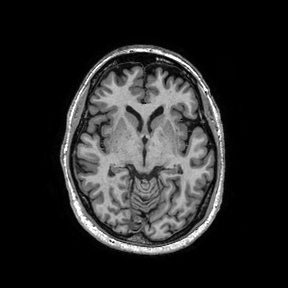
#> input picture data/image_data/1_1_t1.tif, 288 x 288 px; the run also reads 3 pictures not shown here
$ jupyter execute --allow-errors 1.6_Registration_project.ipynb   (shell and % lines are left out)
#> lines starting #> are read from the running program, lines starting #| are printed output that depends on the picture
### code/registration_util.py
"""
Utility functions for registration.
"""

import numpy as np
import matplotlib.pyplot as plt


# [60 lines left out: functions test_object, c2h, t2h, plot_object, not called in this run]


def cpselect(imagePath1, imagePath2):
	# Pops up a matplotlib window in which to select control points on the two images given as input.
	#
	# Input:
    # imagePath1 - fixed image path
    # imagePath2 - moving image path
    # Output:
    # X - control points in the fixed image
    # Xm - control points in the moving image

	#load the images
#> called with imagePath1 = '../data/image_data/1_1_t1.tif', imagePath2 = '../data/image_data/1_1_t1_d.tif'
	image1 = plt.imread(imagePath1)
#> image1 is the input picture: shape (288, 288); min 0, max 255, mean 38.7
	image2 = plt.imread(imagePath2)

	#ensure that the plot opens in its own window
	get_ipython().run_line_magic('matplotlib', 'qt')

	#set up the overarching window
	fig, axes = plt.subplots(1,2)
	fig.figsize = [16,9]
	fig.suptitle("Left Mouse Button to create a point.\n Right Mouse Button/Delete/Backspace to remove the newest point.\n Middle Mouse Button/Enter to finish placing points.\n First select a point in Image 1 and then its corresponding point in Image 2.")

	#plot the images
	axes[0].imshow(image1)
	axes[0].set_title("Image 1")

	axes[1].imshow(image2)
	axes[1].set_title("Image 2")

	#accumulate points
	points = plt.ginput(n=-1, timeout=30)
	plt.close(fig)

	#restore to inline figure placement
	get_ipython().run_line_magic('matplotlib', 'inline')

	#if there is an uneven amount of points, raise an exception
	if not (len(points)%2 == 0):
		raise Exception("Uneven amount of control points: {0}. Even amount of control points required.".format(len(points)))

	#if there are no points, raise an exception
	if not (len(points)> 0):
		raise Exception("No control points selected.")

	#subdivide the points into two different arrays. If the current number is even belongs to the first first image, and uneven to the second image. (Assuming the points were entered in the correct order.)
	#X and Y values are on rows, with each column being a pair of values.
	k = len(points)//2
	X = np.empty((2,k))
	X[:] = np.nan
	Xm = np.empty((2,k))
	Xm[:] = np.nan

	for i in np.arange(len(points)):
		if i%2 == 0 :
			X[0,i//2] = points[i][0]
			X[1,i//2] = points[i][1]
		else:
			Xm[0,i//2] = points[i][0]
			Xm[1,i//2] = points[i][1]

	return X, Xm

### code/registration_project.py
"""
Project code for image registration topics.
"""

import numpy as np
import matplotlib.pyplot as plt
import cv2 as cv
import registration as reg
from IPython.display import display, clear_output


def intensity_based_registration_demo():

    # read the fixed and moving images
    # change these in order to read different images
    I = plt.imread('../data/image_data/1_2_t1.tif')
    Im = plt.imread('../data/image_data/1_2_t1_d.tif')

    # initial values for the parameters
    # we start with the identity transformation
    # most likely you will not have to change these
    x = np.array([0., 0., 0.])          # Rigid
    # x = np.array([0., 1., 1., 0., 0., 0., 0. ])


    # NOTE: for affine registration you have to initialize
    # more parameters and the scaling parameters should be
    # initialized to 1 instead of 0

    # the similarity function
    # this line of code in essence creates a version of rigid_corr()
    # in which the first two input parameters (fixed and moving image)
    # are fixed and the only remaining parameter is the vector x with the
    # parameters of the transformation
    fun = lambda x: reg.rigid_corr(I, Im, x, return_transform=False)
    # fun = lambda x: reg.affine_corr(I, Im, x, return_transform=False)
    # fun = lambda x: reg.affine_mi(I, Im, x, return_transform=False)

    # the learning rate
    mu = 0.001

    # number of iterations
    num_iter = 200

    iterations = np.arange(1, num_iter+1)
    similarity = np.full((num_iter, 1), np.nan)

    fig = plt.figure(figsize=(14,6))

    # fixed and moving image, and parameters
    ax1 = fig.add_subplot(121)

    # fixed image
    im1 = ax1.imshow(I)
    # moving image
    im2 = ax1.imshow(I, alpha=0.7)
    # parameters
    txt = ax1.text(0.3, 0.95,
        np.array2string(x, precision=5, floatmode='fixed'),
        bbox={'facecolor': 'white', 'alpha': 1, 'pad': 10},
        transform=ax1.transAxes)

    # 'learning' curve
    ax2 = fig.add_subplot(122, xlim=(0, num_iter), ylim=(0, 1))

    learning_curve, = ax2.plot(iterations, similarity, lw=2)
    ax2.set_xlabel('Iteration')
    ax2.set_ylabel('Similarity')
    ax2.grid()

    # perform 'num_iter' gradient ascent updates
    for k in np.arange(num_iter):

        # gradient ascent
        g = reg.ngradient(fun, x)
        x += g*mu

        # for visualization of the result
        S, Im_t, _ = reg.rigid_corr(I, Im, x, return_transform=True)
        # S, Im_t, _ = reg.affine_corr(I, Im, x, return_transform=True)
        # S, Im_t, _ = reg.affine_mi(I, Im, x, return_transform=True)

        clear_output(wait = True)

        # update moving image and parameters
        im2.set_data(Im_t)
        txt.set_text(np.array2string(x, precision=5, floatmode='fixed'))

        # update 'learning' curve
        similarity[k] = S
        learning_curve.set_ydata(similarity)

        display(fig)


def get_params(I, Im, similarity):
    # Helper function to set up inputs for intensity_based_registration()
    # INPUT:
    #     I          - the fixed image
    #     Im         - the moving image
    #     similarity - which measure is being used, EITHER rigid_corr OR affine_corr OR affine_mi
    # OUTPUT:
    #     x    - the correct array, either for rigid or affine
    #     name - the name of the similarity measure being used as a string, to put in the plots later
    #     fun  - the call for the similarity measure function

    if similarity == 'rigid_corr':
        x = np.array([0., 0., 0.])
        name = "Rigid NCC"
        fun = lambda x: reg.rigid_corr(I, Im, x, return_transform=True)

    elif similarity == 'affine_corr':
        x = np.array([0., 1., 1., 0., 0., 0., 0. ])
        name = "Affine NCC"
        fun = lambda x: reg.affine_corr(I, Im, x, return_transform=True)

    elif similarity == 'affine_mi':
        x = np.array([0., 1., 1., 0., 0., 0., 0. ])
        name = "Affine MI"
        fun = lambda x: reg.affine_mi(I, Im, x, return_transform=True)

    else:
        print("Error, incorrect similarity metric")

    return x, name, fun


def intensity_based_registration(I, Im, x, mu, num_iter, name, fun):
    # Same function as above, but modularised to take arguments
    # INPUT:
    #     I        - the fixed image
    #     Im       - the moving image
    #     x        - EITHER x_rigid = np.array([0., 0., 0.]) OR x_affine = np.array([0., 1., 1., 0., 0., 0., 0. ])
    #     mu       - learning rate
    #     num_iter - number of iterations
    #     name     - name of similarity measure being used, EITHER "Rigid NCC" OR "Affine NCC" OR "Affine MI"
    #     fun      - EITHER reg.rigid_corr OR reg.affine_corr OR reg.affine_mi
    # OUTPUT:
    #     no return, but displays two updating plots (the overlaid images and similarity plot)

    fun_g = lambda x: fun(x)[0]

    iterations = np.arange(1, num_iter+1)
    similarity = np.full((num_iter, 1), np.nan)

    fig = plt.figure(figsize=(14,6))

    # fixed and moving image, and parameters
    ax1 = fig.add_subplot(121)

    # fixed image
    im1 = ax1.imshow(I)
    # moving image
    im2 = ax1.imshow(I, alpha=0.7)
    # parameters
    txt = ax1.text(0.05, 0.95, np.array2string(x, precision=5, floatmode='fixed'),
                   fontsize=7,
                   horizontalalignment='left',
                   verticalalignment='bottom',
                   bbox={'facecolor': 'white', 'alpha': 1, 'pad': 5},
                   transform=ax1.transAxes)

    # 'learning' curve
    ax2 = fig.add_subplot(122, xlim=(0, num_iter), ylim=(0, 1))

    learning_curve, = ax2.plot(iterations, similarity, lw=2)
    ax2.set_xlabel('Iteration')
    ax2.set_ylabel('Similarity')
    ax2.grid()
    # Add fixed parameters as text box
    param_text = (f'μ = {mu}\n'
                  f'iter = {num_iter}\n'
                  f'{name}')
    ax2.text(0.05, 0.95, param_text,
             fontsize=9,
             horizontalalignment='left',
             verticalalignment='top',
             bbox={'facecolor': 'white', 'alpha': 1, 'pad': 5},
             transform=ax2.transAxes)

    # perform 'num_iter' gradient ascent updates
    for k in np.arange(num_iter):

        # gradient ascent
        g = reg.ngradient(fun_g, x)
        x += g*mu

        # for visualization of the result
        S, Im_t, _ = fun(x)

        clear_output(wait = True)

        # update moving image and parameters
        im2.set_data(Im_t)
        txt.set_text(np.array2string(x, precision=5, floatmode='fixed'))

        # update 'learning' curve
        similarity[k] = S
        learning_curve.set_ydata(similarity)

        display(fig)

    plt.close(fig)  # prevents Jupyter from showing the figure a second time


def gaussian_noise(img, mean, st_dev, display):
    # Add Gaussian noise to input image
    # INPUT:
    #     img     - input image to add noise to
    #     mean    - mean of Gaussian distribution
    #     st_dev  - standard deviation of Gaussian distribution
    #     display - if 'yes', the original and noisy image get plotted
    # OUTPUT:
    #     img_noise - output image with Gaussian noise

    # Convert input image to grayscale
    img_gray = cv.cvtColor(img, cv.COLOR_BGR2GRAY)

    # Draw random samples from a Gaussian distribution with the same size as the gray image
    noise = np.random.normal(mean, st_dev, img_gray.shape)

    # Add noise to gray image
    img_noise = img_gray + noise

    # Remove out of range colour values
    img_clip = np.clip(img_noise, 0, 255)

    # Display both the input image and the image with Gaussian noise
    if display == 'yes':
        fig = plt.figure(figsize=(14,6))

        # Add input image on the left
        ax1 = fig.add_subplot(121)
        im1 = ax1.imshow(img_gray)
        ax1.set_title('Original Image')

        # Add grey image on the right with mean and stdev info
        ax2 = fig.add_subplot(122)
        im2 = ax2.imshow(img_clip) #, cmap='gray')
        ax2.set_title(f'Gaussian Noise: μ={mean}, σ={st_dev}')

    return img_clip

### reader/1.6_Registration_project.ipynb
# Project 1: Image registration

**Contents:** <br>

- [Goal](#goal)<br>
- [Deliverables](#deliverables)<br>
- [Assessment](#assessment)<br>

- [Preliminary guided project work](#guided_work)<br>

    A. [Getting started](#getting_started)<br>
    - [Dataset](#dataset)<br>
    - [Selecting corresponding point pairs](#selecting_point_pairs)<br>

  B. [Point-based registration](#point-based_reg)<br>
    - [Point-based affine image registration](#affine)<br>
    - [Evaluation of point-based affine image registration](#evaluation)<br>

  C. [Intensity-based registration](#intensity-based_reg)<br>
    - [Comparing the results of different registration methods](#comparison)<br>

- [Open-ended project work](#open-end)

<div id="goal"></div>

<div style="float:right;margin:-5px 5px"></div>

## Goal
Develop Python code for point-based and intensity-based (medical) image registration. Propose and investigate a suitable research question of your choice. Use the developed code to perform image registration and evaluate and analyze the results.

The dataset you will be using in the first project originates from the [MRBrainS medical image analysis challenge](http://mrbrains13.isi.uu.nl/). It consists of 18 traverse slices of MR brain scans with two different sequences: T1-weighted and T2-FLAIR (3 patients $\times$ 3 slices per patient $\times$ 2 modalities). Please see the [Getting started](#getting_started) assignment below for more details on the dataset.

The assignment consists of two parts, as a first step there is preliminary guided project work, and as a second step you must investigate a suitable research question based on the methods you have developed. A research question based on the preliminary guided project work below, completing the programming tasks and answering the theory questions, is the minimal solution to this project. If this is done well and accompanied by a suitable report, this will be graded with a ‘sufficient’ grade. To achieve higher grades, you need to go beyond the minimal solution. You should use what you have implemented and the available data to come up with and answer a suitable research question. Write about this in your report.

<div id="deliverables"></div>

## Deliverables
A completed version of this notebook, the documented python code that you developed, and a report describing your research question, results and analysis. The report is expected in a short, concise format. It focusses on your specific research questions, results and discussion. The lecturers already know the background, the data and the general methodology. Your report therefore does not need to include an introduction on the clinical problem nor explanations of the background of image registration. You do have to include your design choices and motivation thereof.

Aim to present your most important findings in the main body of the report and (if needed) any additional information in an appendix. The following report structure is suggested for the main body of the report:

1. Introduce research question and hypothesis with its motivation (0.5 page)
2. Study design: which data did you use, what are the requirements of your method,
why did you make certain choices. Be as complete as possible w.r.t. the components
of a study design. (0.5 page)
3. Method, experiments and results for each research question (2 pages)
4. Discussion section with analysis of the results. (1 page)
5. Contributions: a brief description by each group member of their activities in the project which can be used to to adjust individual grades to reflect a student’s (lack of) contribution to the group
6. If you use large language models (such as ChatGPT) in your course work, you are required to declare how and for what they were used and to include a reflection on the use of such tools.

The page lengths above are indications. You are free to adapt them, with the constraint of a maximum length of five pages for the first four items listed.

The report must be submitted as a single PDF file. The documented code must be submitted as a single archive file (e.g. zip or 7z) that is self-contained and can be used to reproduce the results in the report.

Note that there is no single correct solution for the project. You have to demonstrate to the reader that you understand the methods that you have studied and can critically analyze the results of applying the methods. Below, you can find a set of assignments (guided project work) that will help you get started with the project work and, when correctly completed, will present you with a **minimal solution**. Solutions which go beyond these assignments are of course encouraged. Additionally, include the solutions to the preliminary guided project work within this notebook in the archive file.
<div id="assessment"></div>

## Assessment
The rubric that will be used for assessment of the project work is given in [this table](https://github.com/tueimage/8BE030-MIA/blob/master/rubric.md). Please check this carefully!

[cell 1]
import sys
import numpy as np
from scipy import ndimage
import matplotlib.pyplot as plt
import cv2

sys.path.append("../code")
import registration as reg
import registration_util as util
from registration_project import intensity_based_registration_demo
from registration_project import intensity_based_registration
from registration_project import get_params
from registration_project import gaussian_noise

<div id='guided_work'></div>

## Preliminary guided project work

<div id="getting_started"></div>
<div style="float:right;margin:-5px 5px"></div>

### A. Getting started
As an introduction, you will get familiar with the dataset that will be used in the first project and the control point selection tool that can be used to annotate corresponding points in pairs of related images. The annotated points can later be used to perform point-based registration and evaluation of the registration error.

<div id="dataset"></div>

### Dataset

The image dataset is located in the [image_data](https://github.com/tueimage/8BE030-MIA/tree/master/data/image_data) subfolder of the code for the registration exercises and project. The image filenames have the following format: `{Patient ID}_{Slice ID}_{Sequence}.tif`. For example, the filename `3_2_t1.tif` is the second slice from a T1-weighted scan of the third patient. Every T1 slice comes in two versions: original and transformed with some random transformation that can be identified with the `_d` suffix in the filename. This simulates a registration problem where you have to register two image acquisitions of the same patient (note however that some of the transformations that were used to simulate the second set of images are not realistic for brain imaging, e.g. brain scans typically do not encounter shearing between consecutive acquisitions).

<div style="float:right;margin:-5px 5px"></div>

### *Question 1*:

With this dataset we can define two image registration problems: T1 to T1 registration (e.g. register `3_2_t1_d.tif` to `3_2_t1.tif`) and T2 to T1 registration (e.g. register `3_2_t2.tif` to `3_2_t1.tif`). Which one of these can be considered inter-modal image registration and which one intra-modal image registration?

<b>TODO Yousra: Check the below explanation makes sense and rewrite if necessary </b>

<font color='blue'> An inter-modal registration would be T1->T2, as a different imaging modality is used for each one. </font>

<font color='blue'> An intra-modal registration T1->T1, as the same imaging modality is used. </font>

<div id="selecting_point_pairs"></div>

### Selecting corresponding point pairs

A function called `cpselect` is provided to select control points in two different images. This function provides two numpy arrays of cartesian coordinates, one array for each image, of points selected in the two images. The coordinate format is a numpy array with the X and Y on row 0 and 1 respectively, and each column being a point.

Calling the function will cause a new interactive window to pop up, where you will see your two images and some instructions.
For convenience, the instructions can also be found below:

* First select a point in Image 1 and then its corresponding point in Image 2. This pattern should be repeated for as many control points as you need. If you do not follow this pattern, the output arrays will be incorrect.
* Left Mouse Button to create a point.
* Right Mouse Button/Delete/Backspace to remove the newest point.
* Middle Mouse Button/Enter to finish placing points.

<div style="float:right;margin:-5px 5px"></div>

### *Task 1*:

Test the functionality of `cpselect` by running the following code example:

[cell 2]
I_path = '../data/image_data/1_1_t1.tif'
Im_path = '../data/image_data/1_1_t1_d.tif'

#> (the rest of this cell did not finish here and is left out)

<div id="point-based_reg"></div>

## B. Point-based registration

<div style="float:right;margin:-5px 5px"></div>

<div id="affine"></div>

### Point-based affine image registration

From the provided dataset for this project, select one pair of T1 image slices (e.g. `3_2_t1.tif` and `3_2_t1_d.tif`) and use `my_cpselect` to select a set of corresponding points. Then, compute the affine transformation between the pair of images with `ls_affine` and apply it to the moving image using `image_transform`.

Repeat the same for a pair of corresponding T1 and T2 slices (e.g. `3_2_t1.tif` and `3_2_t2.tif`).

[cell 3]
I_path = '../data/image_data/3_2_t1.tif'
Im_path = '../data/image_data/3_2_t1_d.tif'

#> (the rest of this cell did not finish here and is left out)

#> call 2 of cpselect, with imagePath1 = '../data/image_data/3_2_t1.tif', imagePath2 = '../data/image_data/3_2_t1_d.tif'
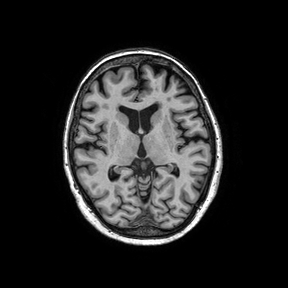
#> input picture data/image_data/3_2_t1.tif, 288 x 288 px
#> in cpselect, image1 is the input picture: shape (288, 288); min 0, max 255, mean 35
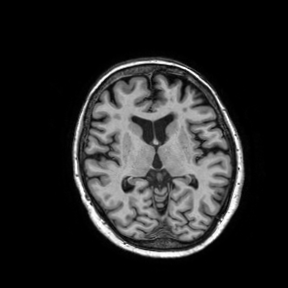
#> input picture data/image_data/3_2_t1_d.tif, 288 x 288 px
#> in cpselect, image2 is the input picture: shape (288, 288); min 0, max 255, mean 38
#> (the rest of the program and of its run is left out)
